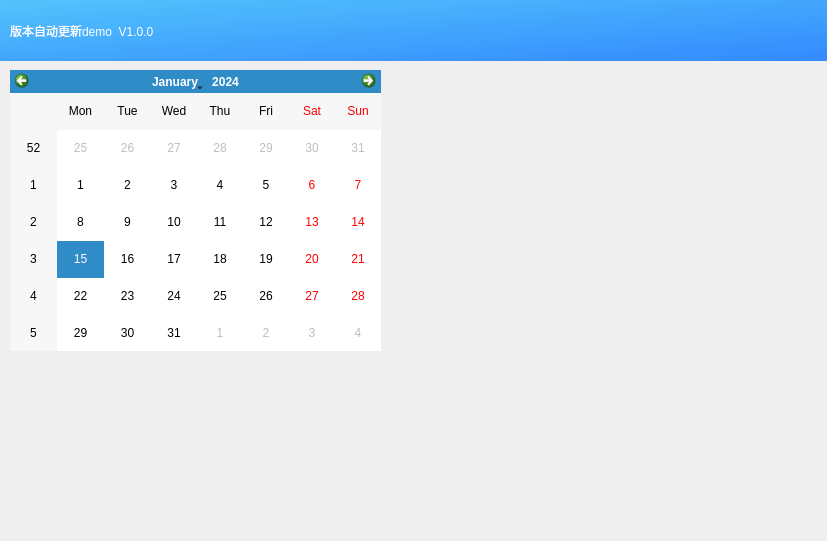
<?xml version="1.0" encoding="UTF-8"?>
<ui version="4.0">
 <class>Form</class>
 <widget class="QWidget" name="Form">
  <property name="geometry">
   <rect>
    <x>0</x>
    <y>0</y>
    <width>827</width>
    <height>541</height>
   </rect>
  </property>
  <property name="windowTitle">
   <string>Form</string>
  </property>
  <widget class="QFrame" name="frame">
   <property name="geometry">
    <rect>
     <x>0</x>
     <y>0</y>
     <width>831</width>
     <height>61</height>
    </rect>
   </property>
   <property name="styleSheet">
    <string notr="true">background-color: qlineargradient(spread:repeat, x1:0, y1:0, x2:1, y2:1, stop:0 rgba(39, 183, 255, 200), stop:1 rgba(51, 137, 255, 255));

border:none;</string>
   </property>
   <property name="frameShape">
    <enum>QFrame::StyledPanel</enum>
   </property>
   <property name="frameShadow">
    <enum>QFrame::Raised</enum>
   </property>
   <widget class="QLabel" name="label">
    <property name="geometry">
     <rect>
      <x>10</x>
      <y>10</y>
      <width>241</width>
      <height>41</height>
     </rect>
    </property>
    <property name="styleSheet">
     <string notr="true">background-color: rgba(255, 255, 255, 0);
color: rgb(255, 255, 255);
font: 18pt &quot;.AppleSystemUIFont&quot;;</string>
    </property>
    <property name="text">
     <string>版本自动更新demo  V1.0.0</string>
    </property>
   </widget>
  </widget>
  <widget class="QCalendarWidget" name="calendarWidget">
   <property name="geometry">
    <rect>
     <x>10</x>
     <y>70</y>
     <width>371</width>
     <height>281</height>
    </rect>
   </property>
  </widget>
 </widget>
 <resources/>
 <connections/>
</ui>
